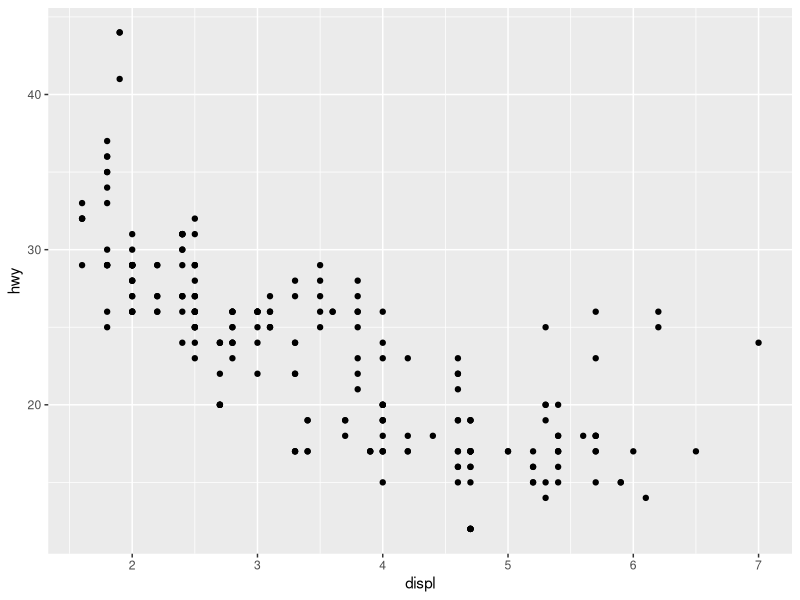
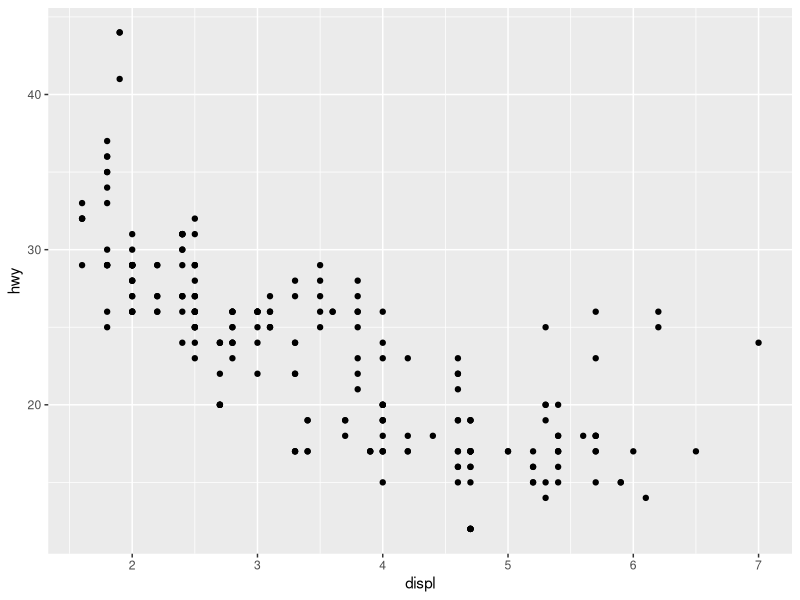
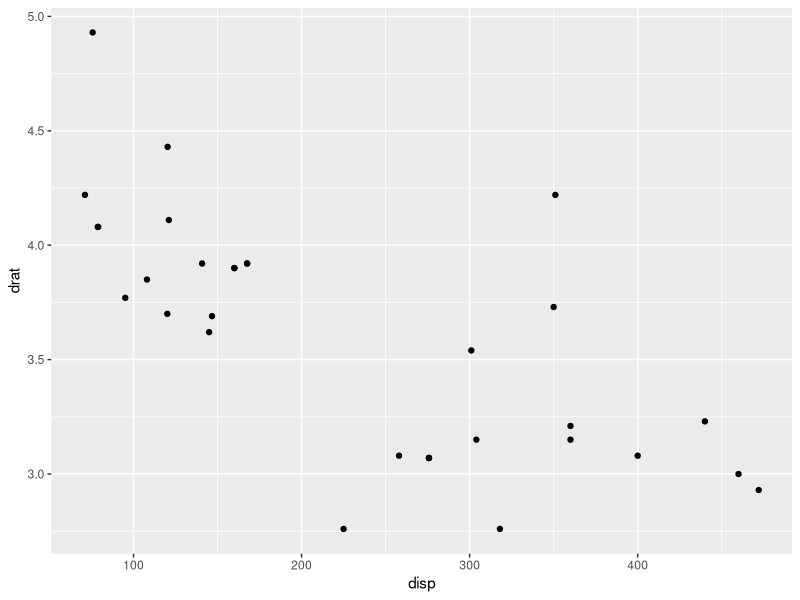
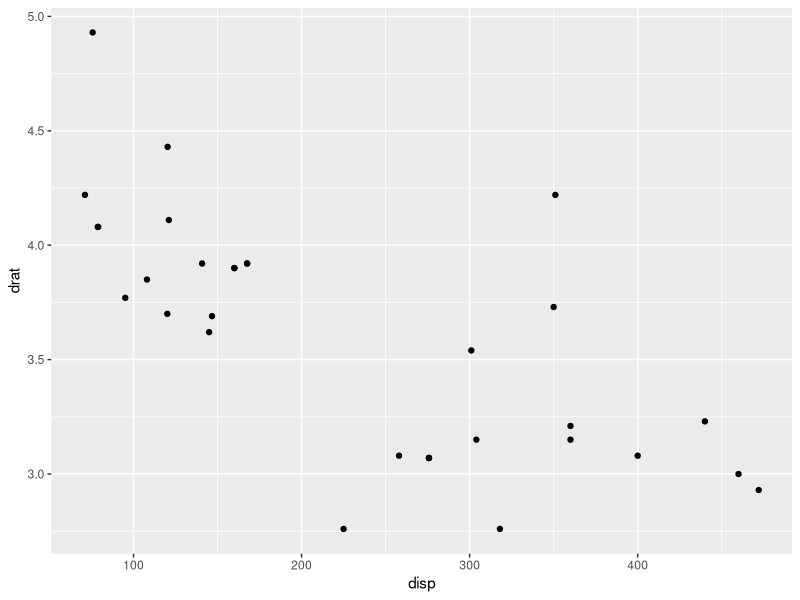
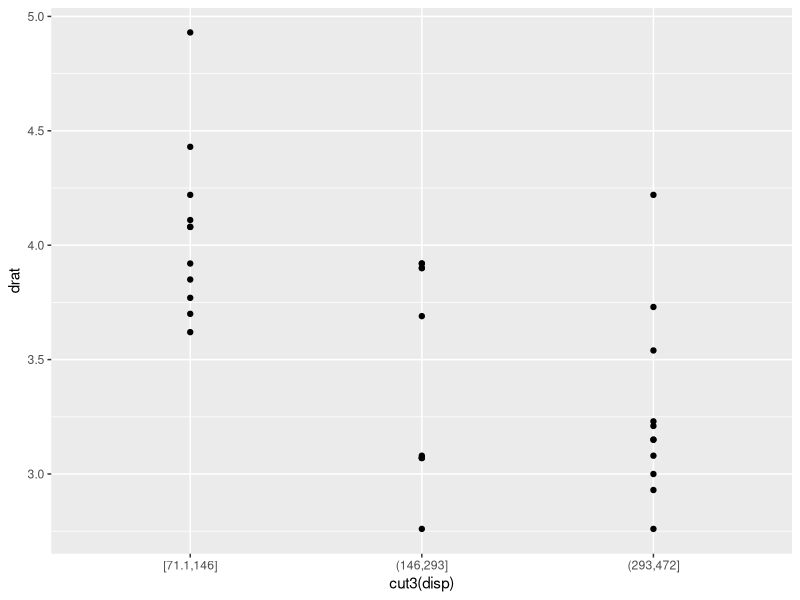

R code for these plots, in order:
library(ggplot2)


### Name: aes
### Title: Construct aesthetic mappings
### Aliases: aes

### ** Examples

aes(x = mpg, y = wt)
aes(mpg, wt)

# You can also map aesthetics to functions of variables
aes(x = mpg ^ 2, y = wt / cyl)

# Or to constants
aes(x = 1, colour = "smooth")

# Aesthetic names are automatically standardised
aes(col = x)
aes(fg = x)
aes(color = x)
aes(colour = x)

# aes() is passed to either ggplot() or specific layer. Aesthetics supplied
# to ggplot() are used as defaults for every layer.
ggplot(mpg, aes(displ, hwy)) + geom_point()
ggplot(mpg) + geom_point(aes(displ, hwy))

# Tidy evaluation ----------------------------------------------------
# aes() automatically quotes all its arguments, so you need to use tidy
# evaluation to create wrappers around ggplot2 pipelines. The
# simplest case occurs when your wrapper takes dots:
scatter_by <- function(data, ...) {
  ggplot(data) + geom_point(aes(...))
}
scatter_by(mtcars, disp, drat)

# If your wrapper has a more specific interface with named arguments,
# you need "enquote and unquote":
scatter_by <- function(data, x, y) {
  x <- enquo(x)
  y <- enquo(y)

  ggplot(data) + geom_point(aes(!!x, !!y))
}
scatter_by(mtcars, disp, drat)

# Note that users of your wrapper can use their own functions in the
# quoted expressions and all will resolve as it should!
cut3 <- function(x) cut_number(x, 3)
scatter_by(mtcars, cut3(disp), drat)
